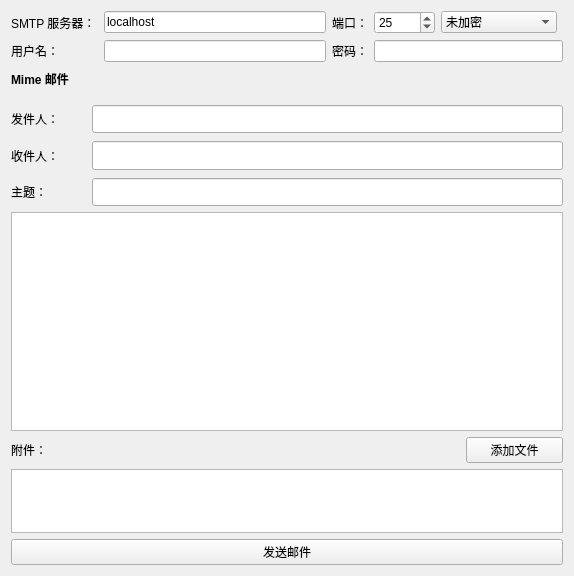
<?xml version="1.0" encoding="UTF-8"?>
<ui version="4.0">
 <class>SendEmail</class>
 <widget class="QWidget" name="SendEmail">
  <property name="geometry">
   <rect>
    <x>0</x>
    <y>0</y>
    <width>574</width>
    <height>576</height>
   </rect>
  </property>
  <property name="windowTitle">
   <string>发送电子邮件</string>
  </property>
  <layout class="QGridLayout" name="gridLayout_2">
   <item row="0" column="0">
    <layout class="QVBoxLayout" name="verticalLayout" stretch="3,1,5,10,1,2,1">
     <item>
      <layout class="QGridLayout" name="gridLayout">
       <item row="0" column="3">
        <widget class="QSpinBox" name="port">
         <property name="minimum">
          <number>1</number>
         </property>
         <property name="maximum">
          <number>99999</number>
         </property>
         <property name="value">
          <number>25</number>
         </property>
        </widget>
       </item>
       <item row="0" column="2">
        <widget class="QLabel" name="label_2">
         <property name="minimumSize">
          <size>
           <width>34</width>
           <height>17</height>
          </size>
         </property>
         <property name="maximumSize">
          <size>
           <width>34</width>
           <height>17</height>
          </size>
         </property>
         <property name="text">
          <string>端口：</string>
         </property>
        </widget>
       </item>
       <item row="0" column="1">
        <widget class="QLineEdit" name="host">
         <property name="text">
          <string>localhost</string>
         </property>
        </widget>
       </item>
       <item row="0" column="0">
        <widget class="QLabel" name="label">
         <property name="minimumSize">
          <size>
           <width>87</width>
           <height>17</height>
          </size>
         </property>
         <property name="maximumSize">
          <size>
           <width>87</width>
           <height>17</height>
          </size>
         </property>
         <property name="text">
          <string>SMTP 服务器：</string>
         </property>
        </widget>
       </item>
       <item row="1" column="0">
        <widget class="QLabel" name="label_5">
         <property name="text">
          <string>用户名：</string>
         </property>
        </widget>
       </item>
       <item row="1" column="2">
        <widget class="QLabel" name="label_6">
         <property name="text">
          <string>密码：</string>
         </property>
        </widget>
       </item>
       <item row="1" column="1">
        <widget class="QLineEdit" name="username"/>
       </item>
       <item row="1" column="3" colspan="3">
        <widget class="QLineEdit" name="password">
         <property name="echoMode">
          <enum>QLineEdit::Password</enum>
         </property>
        </widget>
       </item>
       <item row="0" column="4">
        <widget class="QComboBox" name="security">
         <item>
          <property name="text">
           <string>未加密</string>
          </property>
         </item>
         <item>
          <property name="text">
           <string>SSL</string>
          </property>
         </item>
         <item>
          <property name="text">
           <string>TLS/STARTTLS</string>
          </property>
         </item>
        </widget>
       </item>
      </layout>
     </item>
     <item>
      <widget class="QLabel" name="label_7">
       <property name="font">
        <font>
         <bold>true</bold>
        </font>
       </property>
       <property name="text">
        <string>Mime 邮件</string>
       </property>
      </widget>
     </item>
     <item>
      <layout class="QFormLayout" name="formLayout">
       <property name="fieldGrowthPolicy">
        <enum>QFormLayout::AllNonFixedFieldsGrow</enum>
       </property>
       <property name="rowWrapPolicy">
        <enum>QFormLayout::DontWrapRows</enum>
       </property>
       <property name="horizontalSpacing">
        <number>0</number>
       </property>
       <property name="verticalSpacing">
        <number>8</number>
       </property>
       <property name="topMargin">
        <number>9</number>
       </property>
       <property name="bottomMargin">
        <number>0</number>
       </property>
       <item row="0" column="0">
        <widget class="QLabel" name="label_8">
         <property name="minimumSize">
          <size>
           <width>81</width>
           <height>0</height>
          </size>
         </property>
         <property name="maximumSize">
          <size>
           <width>81</width>
           <height>16777215</height>
          </size>
         </property>
         <property name="text">
          <string>发件人：</string>
         </property>
        </widget>
       </item>
       <item row="0" column="1">
        <widget class="QLineEdit" name="sender">
         <property name="sizePolicy">
          <sizepolicy hsizetype="Expanding" vsizetype="Expanding">
           <horstretch>0</horstretch>
           <verstretch>0</verstretch>
          </sizepolicy>
         </property>
        </widget>
       </item>
       <item row="1" column="0">
        <widget class="QLabel" name="label_9">
         <property name="minimumSize">
          <size>
           <width>81</width>
           <height>0</height>
          </size>
         </property>
         <property name="maximumSize">
          <size>
           <width>81</width>
           <height>16777215</height>
          </size>
         </property>
         <property name="text">
          <string>收件人：</string>
         </property>
        </widget>
       </item>
       <item row="1" column="1">
        <widget class="QLineEdit" name="recipients">
         <property name="sizePolicy">
          <sizepolicy hsizetype="Expanding" vsizetype="Expanding">
           <horstretch>0</horstretch>
           <verstretch>0</verstretch>
          </sizepolicy>
         </property>
        </widget>
       </item>
       <item row="2" column="0">
        <widget class="QLabel" name="label_10">
         <property name="minimumSize">
          <size>
           <width>81</width>
           <height>0</height>
          </size>
         </property>
         <property name="maximumSize">
          <size>
           <width>81</width>
           <height>16777215</height>
          </size>
         </property>
         <property name="text">
          <string>主题：</string>
         </property>
        </widget>
       </item>
       <item row="2" column="1">
        <widget class="QLineEdit" name="subject">
         <property name="sizePolicy">
          <sizepolicy hsizetype="Expanding" vsizetype="Expanding">
           <horstretch>0</horstretch>
           <verstretch>0</verstretch>
          </sizepolicy>
         </property>
        </widget>
       </item>
      </layout>
     </item>
     <item>
      <widget class="QTextEdit" name="texteditor">
       <property name="textInteractionFlags">
        <set>Qt::LinksAccessibleByKeyboard|Qt::LinksAccessibleByMouse|Qt::TextBrowserInteraction|Qt::TextEditable|Qt::TextEditorInteraction|Qt::TextSelectableByKeyboard|Qt::TextSelectableByMouse</set>
       </property>
      </widget>
     </item>
     <item>
      <layout class="QHBoxLayout" name="horizontalLayout">
       <item>
        <widget class="QLabel" name="label_3">
         <property name="text">
          <string>附件：</string>
         </property>
        </widget>
       </item>
       <item>
        <widget class="QPushButton" name="addAttachment">
         <property name="minimumSize">
          <size>
           <width>97</width>
           <height>0</height>
          </size>
         </property>
         <property name="maximumSize">
          <size>
           <width>97</width>
           <height>16777215</height>
          </size>
         </property>
         <property name="text">
          <string>添加文件</string>
         </property>
        </widget>
       </item>
      </layout>
     </item>
     <item>
      <widget class="QListWidget" name="attachments">
       <property name="maximumSize">
        <size>
         <width>16777215</width>
         <height>64</height>
        </size>
       </property>
      </widget>
     </item>
     <item>
      <widget class="QPushButton" name="sendEmail">
       <property name="text">
        <string>发送邮件</string>
       </property>
      </widget>
     </item>
    </layout>
   </item>
  </layout>
 </widget>
 <resources/>
 <connections/>
</ui>
